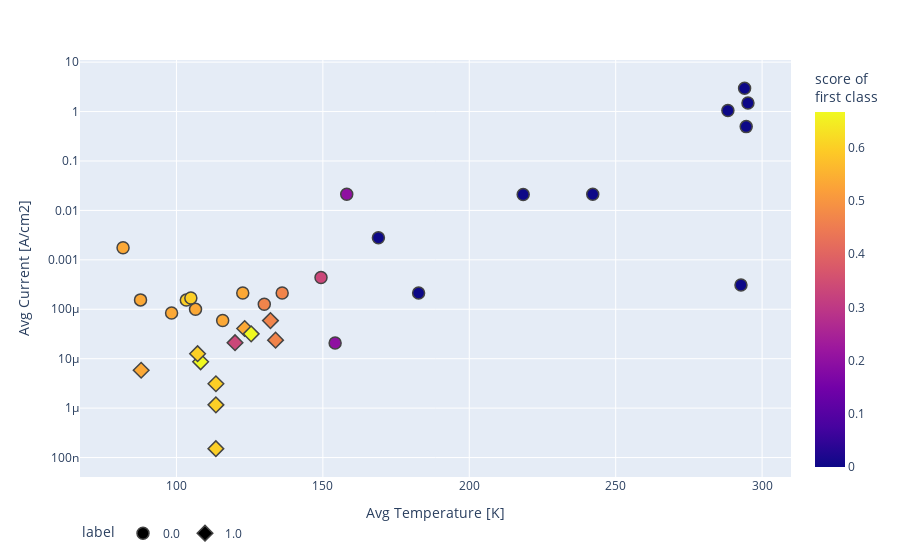

This figure's notebook cell:
### Code cell
import plotly.graph_objects as go
import numpy as np
from sklearn.datasets import make_moons
from sklearn.model_selection import train_test_split
from sklearn.neighbors import KNeighborsClassifier

# Load and split data
X = df[['Avg Temperature [K]', 'Avg Current [A/cm2]']].values
y = df[['Label']].values #.transpose()
y = y.reshape(-1)
#print(X.shape, y.shape)

# Load and split data
#X, y = make_moons(noise=0.3, random_state=0)
#print(X.shape, y.shape)
X_train, X_test, y_train, y_test = train_test_split(
    X, y.astype(str), test_size=0.25, random_state=0)

# Fit the model on training data, predict on test data
clf = KNeighborsClassifier(15)
clf.fit(X_train, y_train)
y_score = clf.predict_proba(X_test)[:, 1]

# print(X_test)

fig = px.scatter(
    X_test, x=0, y=1,
    color=y_score, 
    #color_continuous_scale='RdBu', 
    log_y=True, 
    symbol=y_test, 
    #symbol_map={'0': 'square-dot', '1': 'circle-dot'},
    labels={'symbol': 'label', 'color': 'score of <br>first class', 
            '0' :'Avg Temperature [K]', '1':'Avg Current [A/cm2]'}
)
fig.update_traces(marker_size=12, marker_line_width=1.5)
fig.update_layout(legend_orientation='h')
fig.show()

### Figure 1 — Plotly figure (JSON) as saved in the notebook; plotly's stock layout.template omitted (floating-point values rounded to 4 significant figures)
{"data": [{"hovertemplate": "label=0.0<br>Avg Temperature [K]=%{x}<br>Avg Current [A/cm2]=%{y}<br>score of <br>first class=%{marker.color}<extra></extra>", "legendgroup": "0.0", "marker": {"color": [0, 0.5333, 0, 0.2, 0.2, 0.4667, 0, 0.5333, 0.5333, 0.6, 0, 0, 0.5333, 0, 0.3333, 0, 0, 0.4667, 0.6, 0, 0.5333, 0.5333], "coloraxis": "coloraxis", "line": {"width": 1.5}, "size": 12, "symbol": "circle"}, "mode": "markers", "name": "0.0", "orientation": "v", "showlegend": true, "type": "scatter", "x": [295.2, 81.77, 182.7, 158.2, 154.2, 136.1, 294.6, 106.5, 115.8, 103.4, 218.4, 242.2, 122.6, 294.0, 149.4, 169.0, 288.3, 130.0, 104.9, 292.8, 87.74, 98.34], "xaxis": "x", "y": [1.494, 0.001749, 0.0002125, 0.02125, 2.08e-05, 0.0002126, 0.496, 9.962e-05, 5.924e-05, 0.0001533, 0.02091, 0.02125, 0.0002125, 2.949, 0.0004407, 0.002796, 1.051, 0.0001263, 0.0001686, 0.0003091, 0.0001548, 8.429e-05], "yaxis": "y"}, {"hovertemplate": "label=1.0<br>Avg Temperature [K]=%{x}<br>Avg Current [A/cm2]=%{y}<br>score of <br>first class=%{marker.color}<extra></extra>", "legendgroup": "1.0", "marker": {"color": [0.3333, 0.4667, 0.6, 0.6667, 0.6, 0.5333, 0.6667, 0.6, 0.6, 0.4667, 0.5333], "coloraxis": "coloraxis", "line": {"width": 1.5}, "size": 12, "symbol": "diamond"}, "mode": "markers", "name": "1.0", "orientation": "v", "showlegend": true, "type": "scatter", "x": [120.0, 133.8, 113.5, 108.3, 113.5, 123.3, 125.5, 113.5, 107.2, 132.1, 87.95], "xaxis": "x", "y": [2.105e-05, 2.374e-05, 1.513e-07, 8.661e-06, 1.163e-06, 4.079e-05, 3.179e-05, 3.11e-06, 1.263e-05, 5.895e-05, 5.838e-06], "yaxis": "y"}], "layout": {"coloraxis": {"colorbar": {"title": {"text": "score of <br>first class"}}, "colorscale": [[0, "#0d0887"], [0.1111, "#46039f"], [0.2222, "#7201a8"], [0.3333, "#9c179e"], [0.4444, "#bd3786"], [0.5556, "#d8576b"], [0.6667, "#ed7953"], [0.7778, "#fb9f3a"], [0.8889, "#fdca26"], [1, "#f0f921"]]}, "legend": {"orientation": "h", "title": {"text": "label"}, "tracegroupgap": 0}, "margin": {"t": 60}, "xaxis": {"anchor": "y", "domain": [0, 1], "title": {"text": "Avg Temperature [K]"}}, "yaxis": {"anchor": "x", "domain": [0, 1], "title": {"text": "Avg Current [A/cm2]"}, "type": "log"}}}
